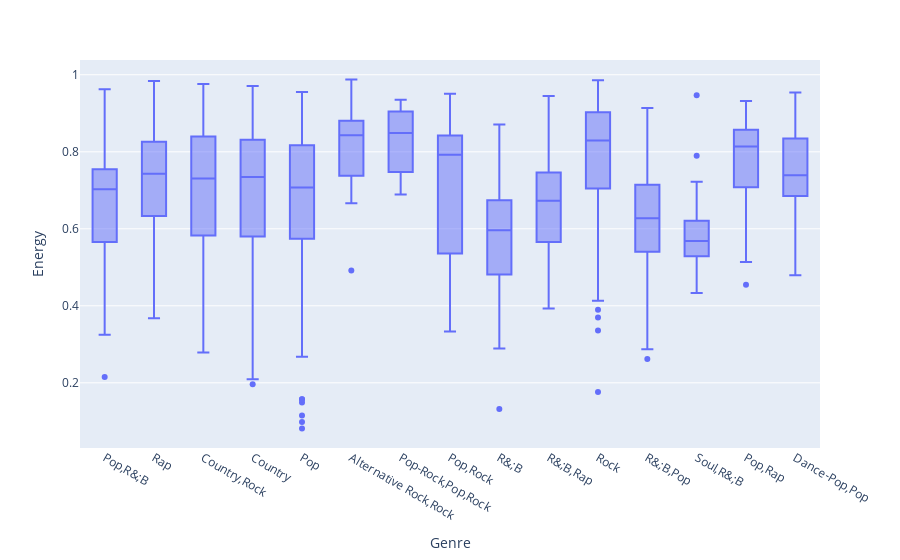

This figure's notebook cell:
### Code cell
fig = px.box(filtered_df, x='Genre', y='Energy')
fig

### Figure 1 — Plotly figure (JSON) as saved in the notebook; plotly's stock layout.template omitted (floating-point values rounded to 4 significant figures; data arrays with more than 128 entries replaced by an {"elided": "..."} marker saying what was removed)
{"data": [{"alignmentgroup": "True", "hovertemplate": "Genre=%{x}<br>Energy=%{y}<extra></extra>", "legendgroup": "", "marker": {"color": "#636efa"}, "name": "", "notched": false, "offsetgroup": "", "orientation": "v", "showlegend": false, "type": "box", "x": {"elided": "1929 str values"}, "x0": " ", "xaxis": "x", "y": {"elided": "1929 float values"}, "y0": " ", "yaxis": "y"}], "layout": {"boxmode": "group", "legend": {"tracegroupgap": 0}, "margin": {"t": 60}, "xaxis": {"anchor": "y", "domain": [0, 1], "title": {"text": "Genre"}}, "yaxis": {"anchor": "x", "domain": [0, 1], "title": {"text": "Energy"}}}}
